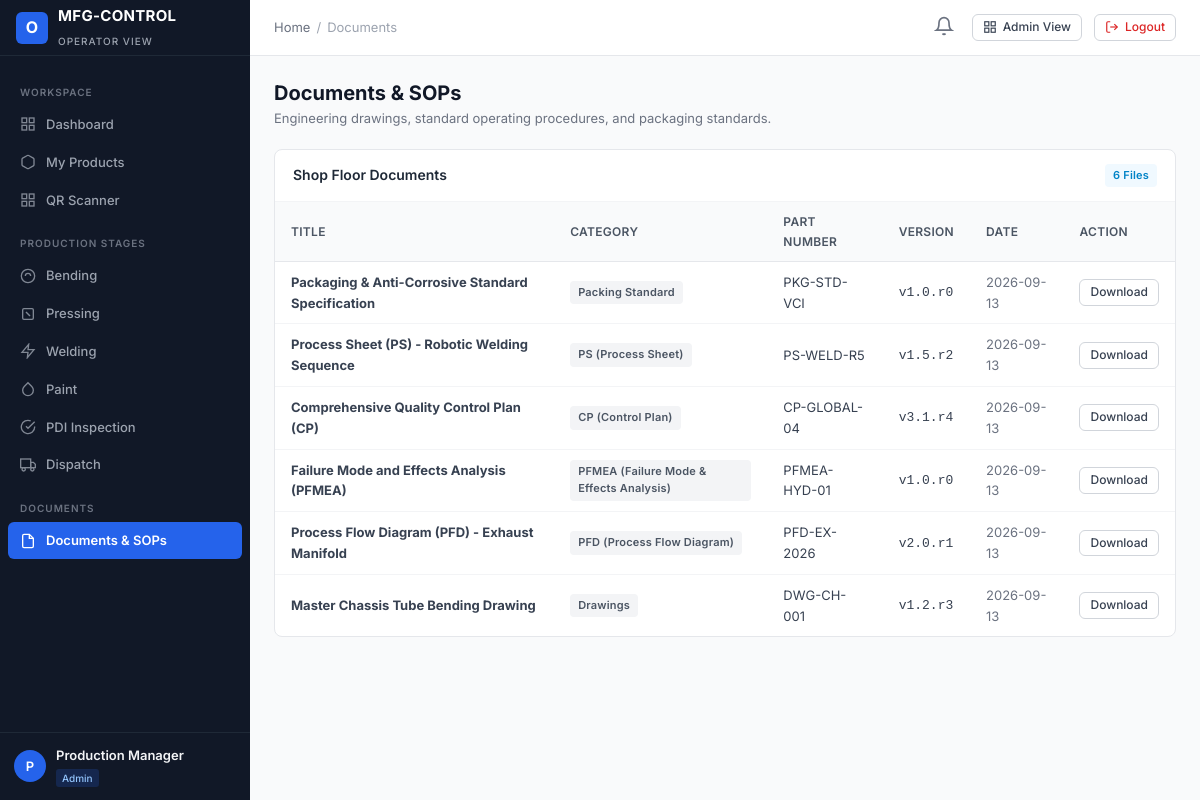
The app's page /user-panel/documents/ (signed in) with its own data.
### apps/accounts/models.py (models this page shows, shortened)
class User(AbstractUser):
    email = models.EmailField(_('email address'), unique=True, db_index=True)
    full_name = models.CharField(_('full name'), max_length=150, blank=True)
    employee_id = models.CharField(_('employee ID'), max_length=50, unique=True, db_index=True)
    phone = models.CharField(_('phone number'), max_length=25, blank=True)
    role = models.CharField(_('role'), max_length=50, choices=UserRole.choices, default=UserRole.USER, db_index=True)
    status = models.CharField(_('status'), max_length=20, choices=UserStatus.choices, default=UserStatus.ACTIVE, db_index=True)
    department = models.CharField(_('department'), max_length=100, blank=True)
    designation = models.CharField(_('designation'), max_length=100, blank=True)
    profile_image = models.ImageField(upload_to='profiles/', blank=True, null=True)
    assigned_admin = models.ForeignKey(
        'self',
        on_delete=models.SET_NULL,
        null=True,
        blank=True,
        related_name='assigned_users',
        help_text=_('Admin managing this user')
    )
    production_stage = models.CharField(
        _('production stage'),
        max_length=50,
        blank=True,
        help_text=_('Current assigned primary production stage, e.g. BENDING, PRESSING')
    )
    production_line = models.CharField(_('production line'), max_length=50, blank=True)
    shift = models.CharField(_('shift'), max_length=50, blank=True)
    notes = models.TextField(_('notes'), blank=True)
    created_at = models.DateTimeField(auto_now_add=True)
    updated_at = models.DateTimeField(auto_now=True)
    objects = CustomUserManager()
    USERNAME_FIELD = 'email'
    REQUIRED_FIELDS = ['username', 'employee_id']
    class Meta:
        verbose_name = _('User')
        verbose_name_plural = _('Users')
        ordering = ['-created_at']
    @property
    def is_super_admin(self):
        return self.role == UserRole.SUPER_ADMIN or self.is_superuser
    @property
    def is_admin_user(self):
        return self.role in [UserRole.SUPER_ADMIN, UserRole.ADMIN]
    @property
    def is_operator(self):
        return not self.is_admin_user

### apps/documents/models.py (models this page shows, shortened)
class Document(models.Model):
    name = models.CharField(max_length=200)
    document_type = models.CharField(max_length=50, choices=DocumentCategory.choices, db_index=True)
    product = models.ForeignKey(
        'products.Product',
        on_delete=models.SET_NULL,
        null=True,
        blank=True,
        related_name='documents'
    )
    part_number = models.CharField(max_length=100, blank=True)
    version = models.CharField(max_length=20, default='1.0')
    revision = models.PositiveIntegerField(default=0)
    file = models.FileField(upload_to='documents/')
    status = models.CharField(max_length=20, choices=DocumentStatus.choices, default=DocumentStatus.ACTIVE)
    uploaded_by = models.ForeignKey(settings.AUTH_USER_MODEL, on_delete=models.SET_NULL, null=True, blank=True)
    uploaded_date = models.DateTimeField(auto_now_add=True)
    description = models.TextField(blank=True)
    class Meta:
        ordering = ['-uploaded_date']

### user_panel/views.py (the view)
# urls.py: path('documents/', views.documents_view, name='documents_view'),
@login_required
def documents_view(request):
    docs = Document.objects.filter(status='ACTIVE').order_by('-uploaded_date')
    return render(request, 'user_panel/documents.html', {'documents': docs})

### apps/notifications/context_processors.py (called while the page is built)
def notifications_processor(request):
    if not request.user.is_authenticated:
        return {'unread_notifications_count': 0, 'recent_notifications': []}
    unread_count = Notification.objects.filter(recipient=request.user, is_read=False).count()
    recent = Notification.objects.filter(recipient=request.user)[:5]
    return {
        'unread_notifications_count': unread_count,
        'recent_notifications': recent,
    }

### apps/permissions/context_processors.py (called while the page is built, shortened)
def permissions_processor(request):
    modules = get_user_modules(request.user)
    def can_access_fn(module, action='view'):
        return has_permission(request.user, module, action)
    return {
        'user_modules': modules,
        'user_is_super_admin': request.user.is_super_admin,
        'user_is_admin': request.user.is_admin_user,
        'user_is_operator': request.user.is_operator,
        'can_access': can_access_fn,
    }

### apps/permissions/services.py (called while the page is built, shortened)
def get_user_modules(user):
    if not user or not user.is_authenticated:
        return {}
    all_modules = [m[0] for m in MODULE_CHOICES]
    if user.is_super_admin:
        return {m: ['view', 'create', 'edit', 'delete', 'approve', 'export'] for m in all_modules}
    perms = ModulePermission.objects.filter(user=user)
    result = {}
    for p in perms:
        actions = []
        if p.can_view: actions.append('view')
        if p.can_create: actions.append('create')
        if p.can_edit: actions.append('edit')
        if p.can_delete: actions.append('delete')
        if p.can_approve: actions.append('approve')
        if p.can_export: actions.append('export')
        if actions:
            result[p.module] = actions
    return result

### user_panel/templates/user_panel/documents.html (shortened to what this page needs)
{% extends "user_panel/base_user.html" %}
{% block breadcrumb_active %}Documents{% endblock %}
{% block content %}
<div style="margin-bottom: 20px;">
    <h1 class="page-title">Documents & SOPs</h1>
    <p class="page-subtitle">Engineering drawings, standard operating procedures, and packaging standards.</p>
</div>
<div class="card">
    <div class="card-header">
        <h3 class="card-title">Shop Floor Documents</h3>
        <span class="badge badge-info">{{ documents.count }} Files</span>
    </div>
    <div class="table-responsive">
        <table class="table-custom">
            <thead>
                <tr>
                    <th>Title</th>
                    <th>Category</th>
                    <th>Part Number</th>
                    <th>Version</th>
                    <th>Date</th>
                    <th>Action</th>
                </tr>
            </thead>
            <tbody>
                {% for doc in documents %}
                <tr>
                    <td><strong>{{ doc.name }}</strong></td>
                    <td><span class="badge badge-secondary">{{ doc.get_document_type_display }}</span></td>
                    <td>{{ doc.part_number|default:"Global Master" }}</td>
                    <td><code>v{{ doc.version }}.r{{ doc.revision }}</code></td>
                    <td style="color: #6b7280;">{{ doc.uploaded_date|date:"Y-m-d" }}</td>
                    <td>
                        {% if doc.file %}
                        <a href="{{ doc.file.url }}" target="_blank" class="btn btn-secondary btn-sm">
                            Download
                        </a>
                        {% else %}
                        <span style="font-size: 11px; color: #9ca3af;">No file</span>
                        {% endif %}
                    </td>
                </tr>
                {% empty %}
                <tr><td colspan="6" style="text-align: center; color: #9ca3af; padding: 24px;">No documents available.</td></tr>
                {% endfor %}
            </tbody>
        </table>
    </div>
</div>
{% endblock %}

### user_panel/templates/user_panel/base_user.html
{% extends "base.html" %}
{% block sidebar %}
<aside class="app-sidebar">
    <div class="sidebar-header">
        <div class="brand-icon">O</div>
        <div class="brand-title">
            <span>MFG-CONTROL</span>
            <span class="brand-subtitle">Operator View</span>
        </div>
    </div>
    <div class="sidebar-scroll">
        <div class="sidebar-section-title">Workspace</div>
        <a href="/user-panel/dashboard/" class="nav-link {% if request.path == '/user-panel/dashboard/' or request.path == '/user-panel/' %}active{% endif %}">
            <svg viewBox="0 0 24 24" fill="none" stroke="currentColor" stroke-width="2"><rect x="3" y="3" width="7" height="7"></rect><rect x="14" y="3" width="7" height="7"></rect><rect x="14" y="14" width="7" height="7"></rect><rect x="3" y="14" width="7" height="7"></rect></svg>
            Dashboard
        </a>
        <a href="/user-panel/my-products/" class="nav-link {% if '/user-panel/my-products/' in request.path %}active{% endif %}">
            <svg viewBox="0 0 24 24" fill="none" stroke="currentColor" stroke-width="2"><path d="M21 16V8a2 2 0 0 0-1-1.73l-7-4a2 2 0 0 0-2 0l-7 4A2 2 0 0 0 3 8v8a2 2 0 0 0 1 1.73l7 4a2 2 0 0 0 2 0l7-4A2 2 0 0 0 21 16z"></path></svg>
            My Products
        </a>
        <a href="/user-panel/scanner/" class="nav-link {% if '/user-panel/scanner/' in request.path %}active{% endif %}">
            <svg viewBox="0 0 24 24" fill="none" stroke="currentColor" stroke-width="2"><rect x="3" y="3" width="7" height="7"></rect><rect x="14" y="3" width="7" height="7"></rect><rect x="14" y="14" width="7" height="7"></rect><rect x="3" y="14" width="7" height="7"></rect></svg>
            QR Scanner
        </a>
        <div class="sidebar-section-title">Production Stages</div>
        {% if user_is_super_admin or user_is_admin or 'bending' in user_modules or user.production_stage == 'BENDING' %}
        <a href="/user-panel/bending/" class="nav-link {% if '/user-panel/bending/' in request.path %}active{% endif %}">
            <svg viewBox="0 0 24 24" fill="none" stroke="currentColor" stroke-width="2"><circle cx="12" cy="12" r="10"></circle><path d="M8 12a4 4 0 0 1 8 0"></path></svg>
            Bending
        </a>
        {% endif %}
        {% if user_is_super_admin or user_is_admin or 'pressing' in user_modules or user.production_stage == 'PRESSING' %}
        <a href="/user-panel/pressing/" class="nav-link {% if '/user-panel/pressing/' in request.path %}active{% endif %}">
            <svg viewBox="0 0 24 24" fill="none" stroke="currentColor" stroke-width="2"><rect x="4" y="4" width="16" height="16" rx="2"></rect><line x1="9" y1="9" x2="15" y2="15"></line></svg>
            Pressing
        </a>
        {% endif %}
        {% if user_is_super_admin or user_is_admin or 'welding' in user_modules or user.production_stage == 'WELDING' %}
        <a href="/user-panel/welding/" class="nav-link {% if '/user-panel/welding/' in request.path %}active{% endif %}">
            <svg viewBox="0 0 24 24" fill="none" stroke="currentColor" stroke-width="2"><polygon points="13 2 3 14 12 14 11 22 21 10 12 10 13 2"></polygon></svg>
            Welding
        </a>
        {% endif %}
        {% if user_is_super_admin or user_is_admin or 'paint' in user_modules or user.production_stage == 'PAINT' %}
        <a href="/user-panel/paint/" class="nav-link {% if '/user-panel/paint/' in request.path %}active{% endif %}">
            <svg viewBox="0 0 24 24" fill="none" stroke="currentColor" stroke-width="2"><path d="M12 2.69l5.66 5.66a8 8 0 1 1-11.31 0z"></path></svg>
            Paint
        </a>
        {% endif %}
        {% if user_is_super_admin or user_is_admin or 'pdi' in user_modules or user.production_stage == 'PDI' %}
        <a href="/user-panel/pdi/" class="nav-link {% if '/user-panel/pdi/' in request.path %}active{% endif %}">
            <svg viewBox="0 0 24 24" fill="none" stroke="currentColor" stroke-width="2"><path d="M22 11.08V12a10 10 0 1 1-5.93-9.14"></path><polyline points="22 4 12 14.01 9 11.01"></polyline></svg>
            PDI Inspection
        </a>
        {% endif %}
        {% if user_is_super_admin or user_is_admin or 'dispatch' in user_modules or user.production_stage == 'DISPATCH' %}
        <a href="/user-panel/dispatch/" class="nav-link {% if '/user-panel/dispatch/' in request.path %}active{% endif %}">
            <svg viewBox="0 0 24 24" fill="none" stroke="currentColor" stroke-width="2"><rect x="1" y="3" width="15" height="13"></rect><polygon points="16 8 20 8 23 11 23 16 16 16 16 8"></polygon><circle cx="5.5" cy="18.5" r="2.5"></circle><circle cx="18.5" cy="18.5" r="2.5"></circle></svg>
            Dispatch
        </a>
        {% endif %}
        <div class="sidebar-section-title">Documents</div>
        <a href="/user-panel/documents/" class="nav-link {% if '/user-panel/documents/' in request.path %}active{% endif %}">
            <svg viewBox="0 0 24 24" fill="none" stroke="currentColor" stroke-width="2"><path d="M14 2H6a2 2 0 0 0-2 2v16a2 2 0 0 0 2 2h12a2 2 0 0 0 2-2V8z"></path><polyline points="14 2 14 8 20 8"></polyline></svg>
            Documents & SOPs
        </a>
    </div>
    <div class="sidebar-user">
        <div class="user-avatar">{{ user.username|slice:":1"|upper }}</div>
        <div class="user-info">
            <div class="user-name">{{ user.full_name|default:user.username }}</div>
            <span class="user-role-badge">{{ user.get_role_display }}</span>
        </div>
    </div>
</aside>
{% endblock %}

### records on screen
User: username "P", full_name "Production Manager", role "Admin"
Document: name "Packaging & Anti-Corrosive Standard Specification", document_type "Packing Standard", part_number "PKG-STD-VCI", version "1.0", revision "0", uploaded_date "2026-09-13"
Document: name "Process Sheet (PS) - Robotic Welding Sequence", document_type "PS (Process Sheet)", part_number "PS-WELD-R5", version "1.5", revision "2", uploaded_date "2026-09-13"
Document: name "Comprehensive Quality Control Plan (CP)", document_type "CP (Control Plan)", part_number "CP-GLOBAL-04", version "3.1", revision "4", uploaded_date "2026-09-13"
Document: name "Failure Mode and Effects Analysis (PFMEA)", document_type "PFMEA (Failure Mode & Effects Analysis)", part_number "PFMEA-HYD-01", version "1.0", revision "0", uploaded_date "2026-09-13"
Document: name "Process Flow Diagram (PFD) - Exhaust Manifold", document_type "PFD (Process Flow Diagram)", part_number "PFD-EX-2026", version "2.0", revision "1", uploaded_date "2026-09-13"
Document: name "Master Chassis Tube Bending Drawing", document_type "Drawings", part_number "DWG-CH-001", version "1.2", revision "3", uploaded_date "2026-09-13"

### other values on screen
{{ documents.count }} "6"
